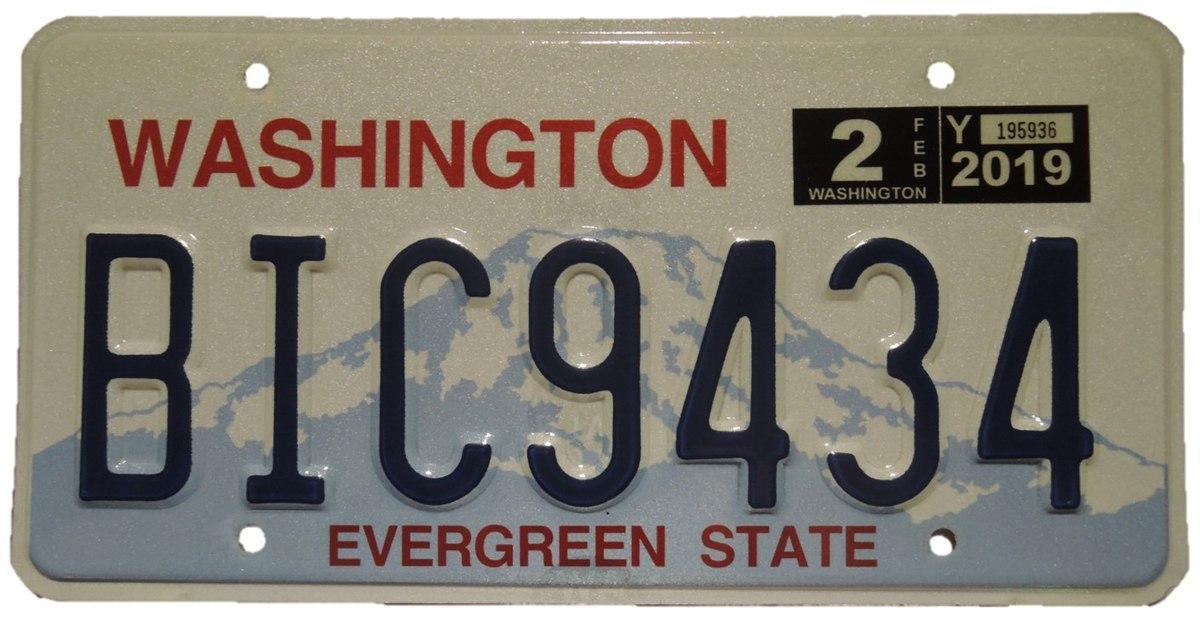
#> input picture dataset/test/images/41-1200px-Washington_License_Plate_2019_jpg.rf.67e1ce942dcdd9efef50708b46cda042.jpg, 1200 x 620 px; its folder holds only this picture in this run
$ python -i preprocess.py   (imports and definitions only)
#> lines starting #> are read from the running program, lines starting #| are printed output that depends on the picture; after the words box and inside, x2 and y2 are one past the last pixel; in counts of white or black regions, pixels touching at a corner belong together
#> further down, picture is the input picture: shape (620, 1200, 3); mean B, G, R 118.5, 128.6, 134.1
# ============================================================
# FILE: utils/preprocess.py
# PURPOSE: Enhance plate images before OCR
# EXPLANATION:
#   OCR works much better on clean, high-contrast images.
#   This module applies computer vision tricks to:
#     - Remove noise
#     - Increase contrast
#     - Sharpen text edges
#   Better preprocessed image → more accurate OCR
# ============================================================

import cv2
import numpy as np
import logging

logger = logging.getLogger(__name__)


def preprocess_plate(image: np.ndarray) -> np.ndarray:
    """
    Master preprocessing pipeline for a cropped plate image.
    Applies all enhancement steps in sequence.

    Args:
        image: BGR or grayscale crop of the plate

    Returns:
        Enhanced grayscale image ready for OCR
    """
    if image is None or image.size == 0:
        logger.warning("Empty image passed to preprocessor.")
        return image

    try:
        # Step 1: Convert to grayscale
        # OCR doesn't need color — grayscale is simpler and faster
        gray = to_grayscale(image)

        # Step 2: Resize if too small
        # EasyOCR struggles with very small plates
        gray = resize_if_small(gray, min_width=100)

        # Step 3: Denoise
        # Gaussian blur removes camera noise before thresholding
        denoised = denoise(gray)

        # Step 4: Increase contrast
        enhanced = enhance_contrast(denoised)

        # Step 5: Adaptive threshold
        # Makes text pure black, background pure white
        thresh = adaptive_threshold(enhanced)

        # Step 6: Deskew (straighten tilted plates)
        deskewed = deskew(thresh)

        return deskewed

    except Exception as e:
        logger.error(f"Preprocessing error: {e}")
        # Return grayscale as fallback
        return to_grayscale(image)


def to_grayscale(image: np.ndarray) -> np.ndarray:
    """Convert BGR image to grayscale."""
    if len(image.shape) == 3:
        return cv2.cvtColor(image, cv2.COLOR_BGR2GRAY)
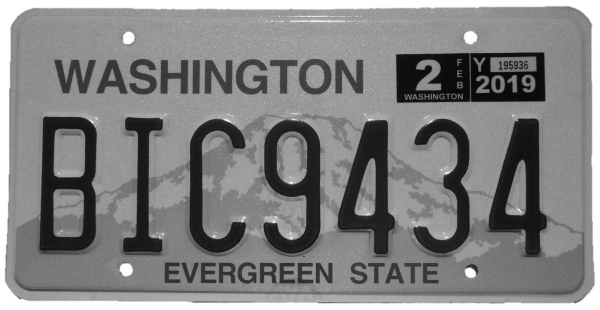
#> returned value: shape (620, 1200) (shown at 1/2 size); min 0, max 255, mean 129.1
    return image  # already grayscale


def resize_if_small(
    image: np.ndarray,
    min_width: int = 100
) -> np.ndarray:
    """
    Upscale small images.
    Tiny plates give poor OCR — upscale with INTER_CUBIC for best quality.
    """
#> called with min_width = 100
    h, w = image.shape[:2]

    if w < min_width:
        scale  = min_width / w
        new_w  = int(w * scale)
        new_h  = int(h * scale)
        image  = cv2.resize(image, (new_w, new_h), interpolation=cv2.INTER_CUBIC)
        logger.debug(f"Resized plate from {w}x{h} to {new_w}x{new_h}")

    return image


def denoise(image: np.ndarray) -> np.ndarray:
    """
    Remove Gaussian noise using a small blur kernel.
    (3,3) kernel = mild blur, enough to smooth noise without losing text.
    """
    return cv2.GaussianBlur(image, (3, 3), 0)


def enhance_contrast(image: np.ndarray) -> np.ndarray:
    """
    Apply CLAHE (Contrast Limited Adaptive Histogram Equalization).
    Unlike global histogram equalization, CLAHE works on small regions
    so it handles uneven lighting (shadow on one side of the plate).

    clipLimit=2.0   : controls contrast amplification limit
    tileGridSize    : size of local regions
    """
    clahe   = cv2.createCLAHE(clipLimit=2.0, tileGridSize=(8, 8))
    return clahe.apply(image)
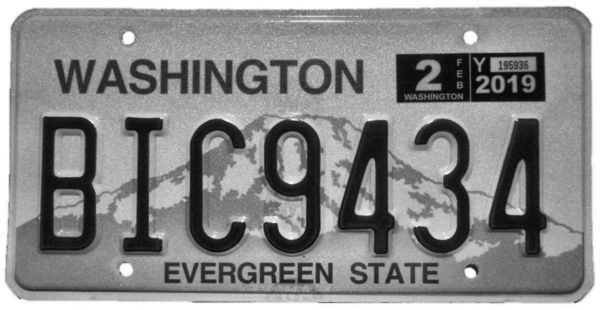
#> returned value: shape (620, 1200) (shown at 1/2 size); min 4, max 255, mean 135.6


def adaptive_threshold(image: np.ndarray) -> np.ndarray:
    """
    Apply adaptive thresholding to binarize the image.
    Adaptive = calculates threshold locally for each region.
    This handles plates with uneven lighting much better than
    a single global threshold.

    blockSize=11 : neighborhood size for threshold calculation
    C=2          : constant subtracted from mean
    """
    return cv2.adaptiveThreshold(
        image,
        255,
        cv2.ADAPTIVE_THRESH_GAUSSIAN_C,
        cv2.THRESH_BINARY,
        11, 2
    )
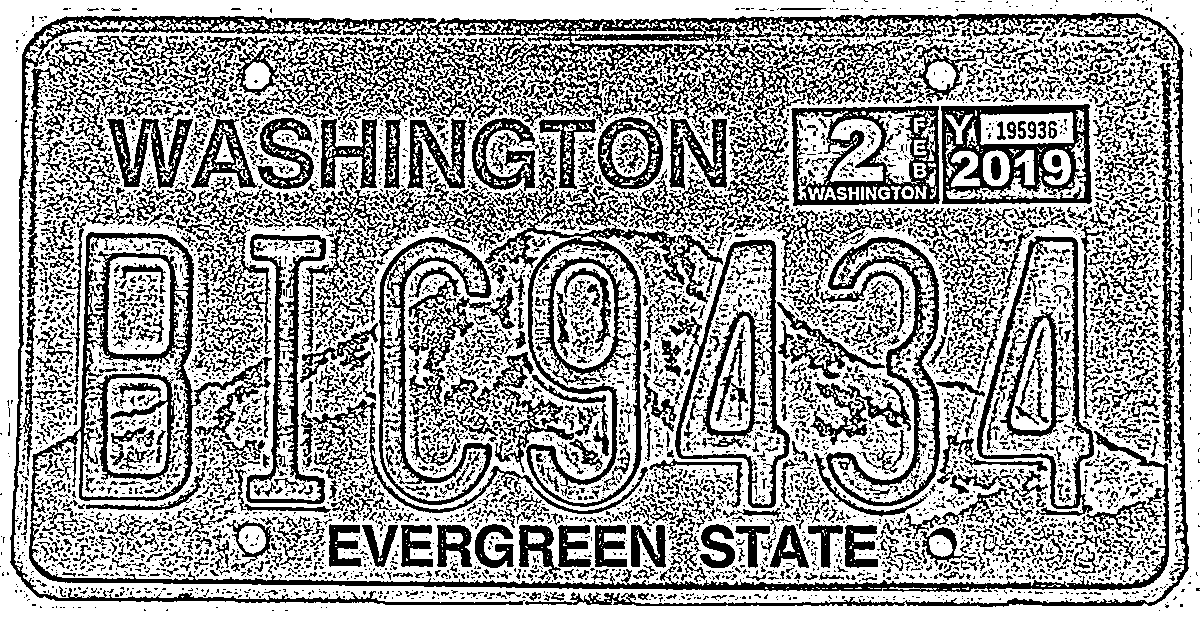
#> returned value: shape (620, 1200); 62.1% white; 6270 black regions (4867 under 20 px), largest, box (x1, y1, x2, y2) and area: (10, 13, 1189, 607) 43174, (29, 232, 1169, 592) 15922, (379, 141, 723, 507) 10436


def deskew(image: np.ndarray) -> np.ndarray:
    """
    Straighten slightly tilted plate images.
    Uses image moments to calculate the skew angle,
    then applies a rotation transform to correct it.

    If the plate is too tilted (>15°), we skip correction
    to avoid making things worse.
    """
    try:
        # Find all white pixels (text on white background)
        coords = np.column_stack(np.where(image > 0))
#> coords = 461942 pairs, first value 0 to 619, second value 0 to 1199

        if len(coords) < 10:
            return image  # not enough pixels to calculate skew

        # Calculate minimum bounding rectangle angle
        angle = cv2.minAreaRect(coords)[-1]
#> angle = -90

        # Normalize angle to -45 to +45 range
        if angle < -45:
            angle = 90 + angle
#> angle = 0

        # Skip if tilt is minimal or extreme
        if abs(angle) < 0.5 or abs(angle) > 15:
            return image

        # Rotate image to correct skew
        h, w   = image.shape[:2]
        center = (w // 2, h // 2)
        M      = cv2.getRotationMatrix2D(center, angle, 1.0)
        rotated = cv2.warpAffine(
            image, M, (w, h),
            flags       = cv2.INTER_CUBIC,
            borderMode  = cv2.BORDER_REPLICATE
        )
        return rotated

    except Exception as e:
        logger.debug(f"Deskew skipped: {e}")
        return image


def get_multiple_preprocessed(image: np.ndarray) -> list[np.ndarray]:
    """
    Returns several differently-preprocessed versions of the same plate.
    We run OCR on all of them and pick the best result.
    This dramatically improves accuracy on difficult plates.

    Returns list of processed images.
    """
    versions = []

    gray = to_grayscale(image)
    gray = resize_if_small(gray)

    # Version 1: Standard pipeline
    versions.append(preprocess_plate(image))

    # Version 2: Inverted (white text on black — some plates)
    inverted = cv2.bitwise_not(adaptive_threshold(enhance_contrast(gray)))
#> in adaptive_threshold (call 2), `return cv2.adaptiveThreshold( image, 255, cv2.ADAPTIVE_THRESH_GAUSSIAN..`:
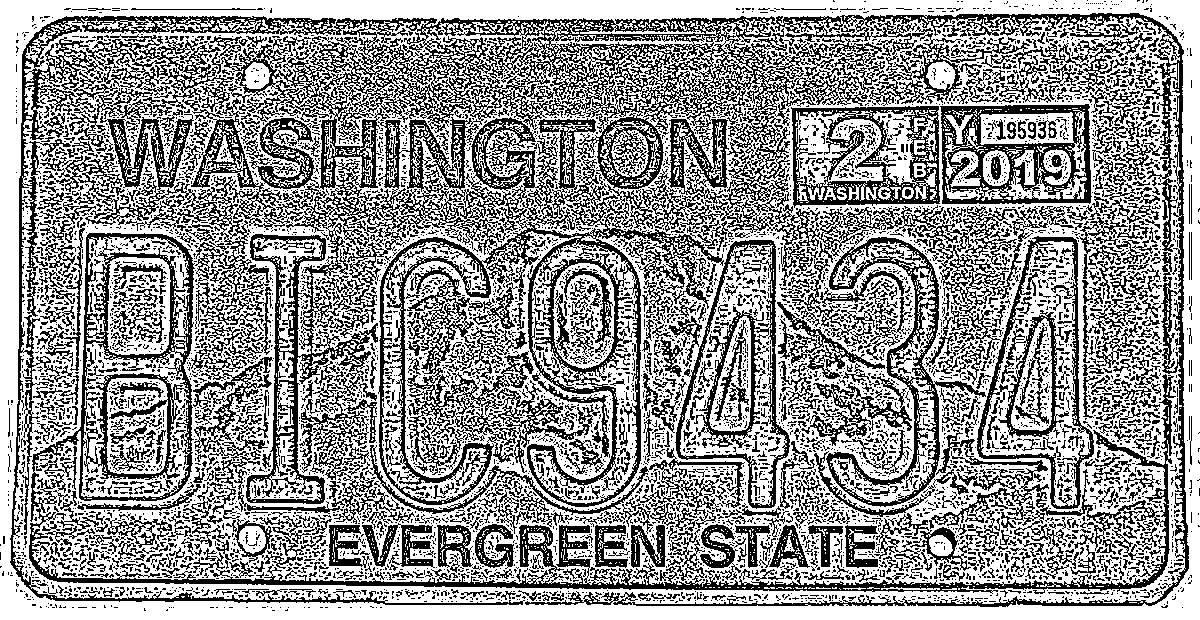
#> returned value: shape (620, 1200); 59.2% white; black in thin lines or dots
#> inverted: shape (620, 1200); 40.8% white in thin lines or dots
    versions.append(inverted)

    # Version 3: Just grayscale + resize (sometimes simplest works best)
    versions.append(gray)

    # Version 4: Strong sharpening kernel
    sharpen_kernel = np.array([[-1, -1, -1],
                                [-1,  9, -1],
                                [-1, -1, -1]])
    sharpened = cv2.filter2D(gray, -1, sharpen_kernel)
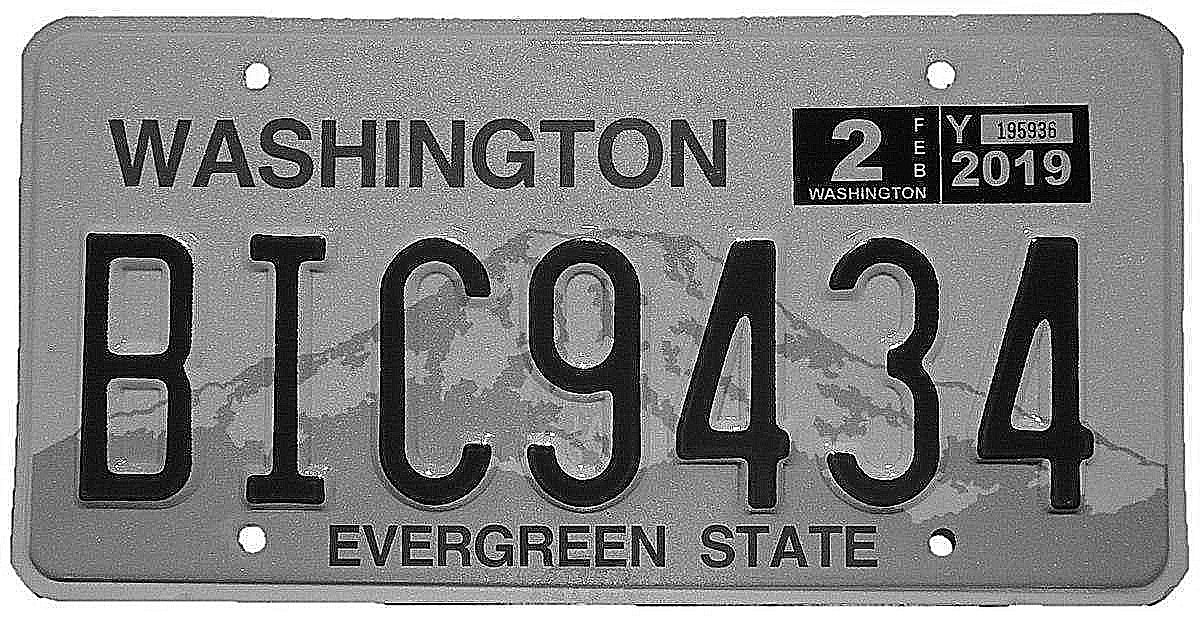
#> sharpened: shape (620, 1200); min 0, max 255, mean 130
    versions.append(sharpened)

    return versions

>>> import cv2
>>> picture = cv2.imread('../dataset/test/images/41-1200px-Washington_License_Plate_2019_jpg.rf.67e1ce942dcdd9efef50708b46cda042.jpg')
>>> result = get_multiple_preprocessed(picture)
#> result = 4 items

$ run again, on dataset/test/images/51-800px-Illinois_2017_License_Plate_V2_jpg.rf.51172fc08a90bf2f03ea12550c7c2058.jpg
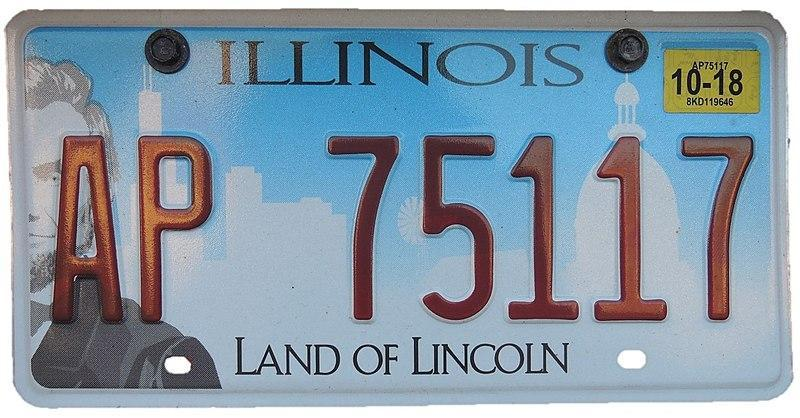
#> input picture dataset/test/images/51-800px-Illinois_2017_License_Plate_V2_jpg.rf.51172fc08a90bf2f03ea12550c7c2058.jpg, 800 x 418 px
#> picture is the input picture: shape (418, 800, 3); mean B, G, R 167.1, 153.3, 136
#> in adaptive_threshold, `return cv2.adaptiveThreshold( image, 255, cv2.ADAPTIVE_THRESH_GAUSSIAN..`:
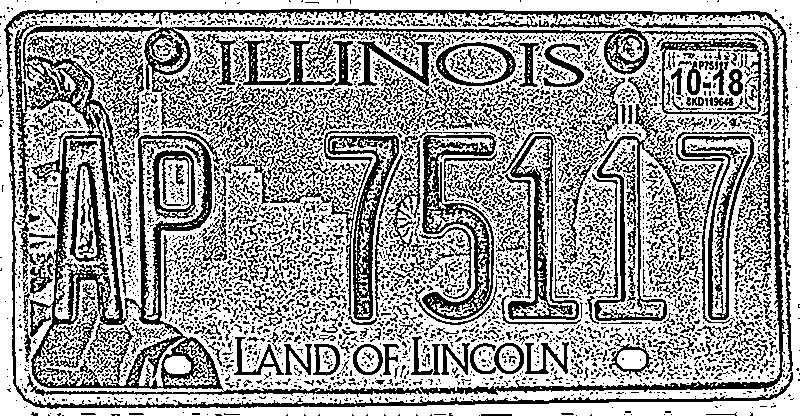
#> returned value: shape (418, 800); 62.3% white; black in thin lines or dots
#> coords = 208281 pairs, first value 0 to 417, second value 0 to 799
#> in deskew, `angle = cv2.minAreaRect(coords)[-1]`: angle = -90
#> in deskew, `angle = 90 + angle`: angle = 0
#> inverted: shape (418, 800); 43.3% white in thin lines or dots
#> in get_multiple_preprocessed, `sharpened = cv2.filter2D(gray, -1, sharpen_kernel)`:
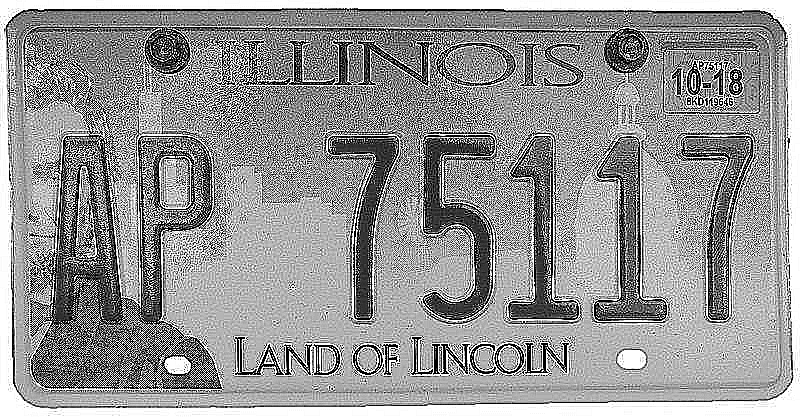
#> sharpened: shape (418, 800); min 0, max 255, mean 149.4
#> result = 4 items

$ run again, on dataset/test/images/American-20license-20plate-20-x-2010-20different-20states-_-20Car_jpg.rf.82d41abfb5c95eb1acb5c3128e12a830.jpg
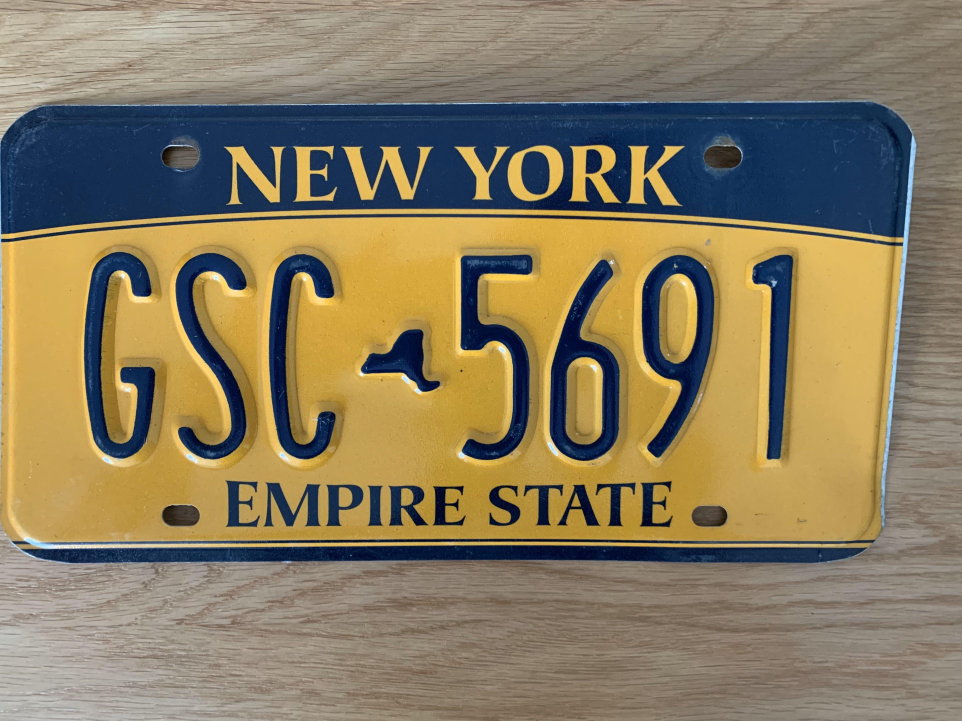
#> input picture dataset/test/images/American-20license-20plate-20-x-2010-20different-20states-_-20Car_jpg.rf.82d41abfb5c95eb1acb5c3128e12a830.jpg, 3846 x 2883 px (shown at 1/4 size)
#> picture is the input picture: shape (2883, 3846, 3); mean B, G, R 96.5, 124.1, 136.7
#> in adaptive_threshold, `return cv2.adaptiveThreshold( image, 255, cv2.ADAPTIVE_THRESH_GAUSSIAN..`:
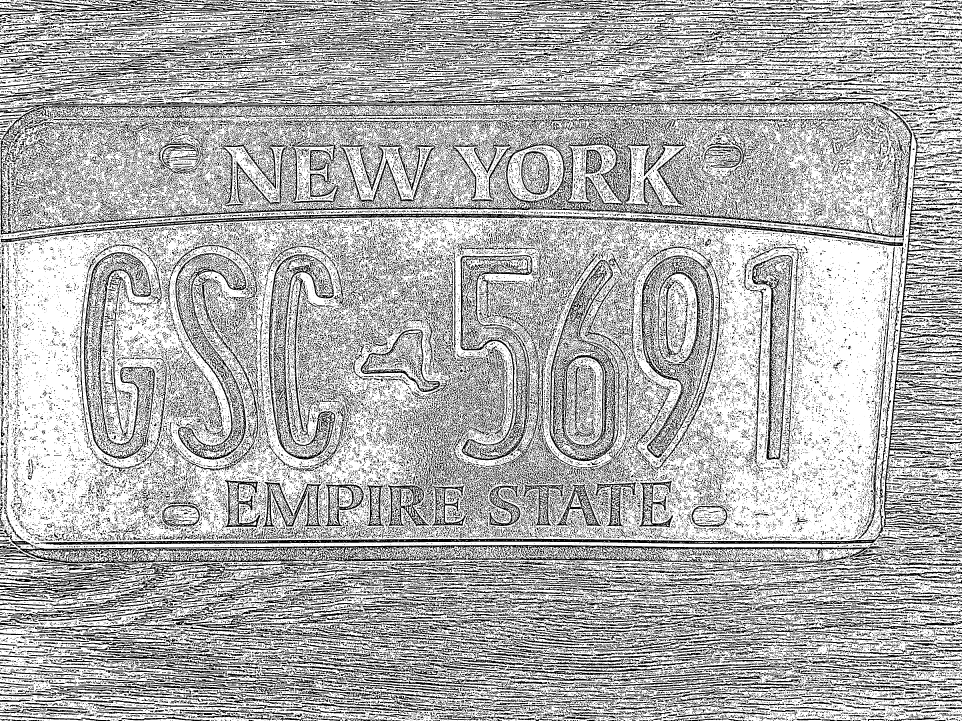
#> returned value: shape (2883, 3846) (shown at 1/4 size); 68.6% white; 93624 black regions (70671 under 20 px), largest, box (x1, y1, x2, y2) and area: (0, 437, 3649, 968) 74656, (80, 2180, 3559, 2271) 72043, (3533, 736, 3846, 2110) 49919
#> coords = 7609131 pairs, first value 0 to 2882, second value 0 to 3845
#> in deskew, `angle = cv2.minAreaRect(coords)[-1]`: angle = -90
#> in deskew, `angle = 90 + angle`: angle = 0
#> in get_multiple_preprocessed, `inverted = cv2.bitwise_not(adaptive_threshold(enhance_contrast(gray)))`:
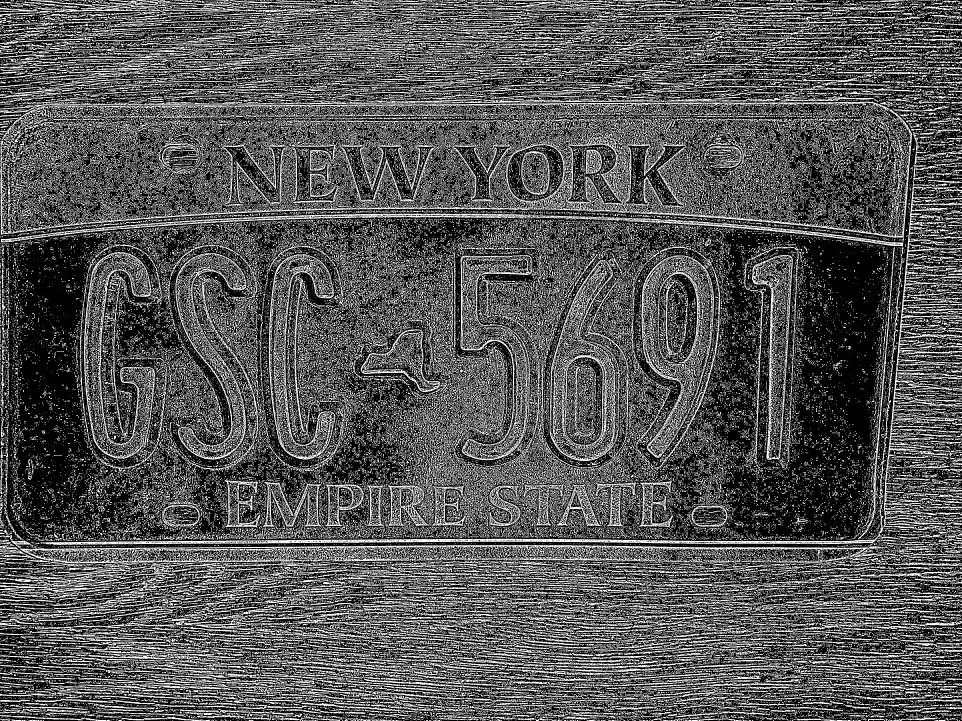
#> inverted: shape (2883, 3846) (shown at 1/4 size); 33.6% white; 101138 white regions (77709 under 20 px), largest, box (x1, y1, x2, y2) and area: (0, 420, 3649, 968) 118452, (80, 2180, 3708, 2291) 84943, (3533, 734, 3846, 2110) 55014
#> result = 4 items
